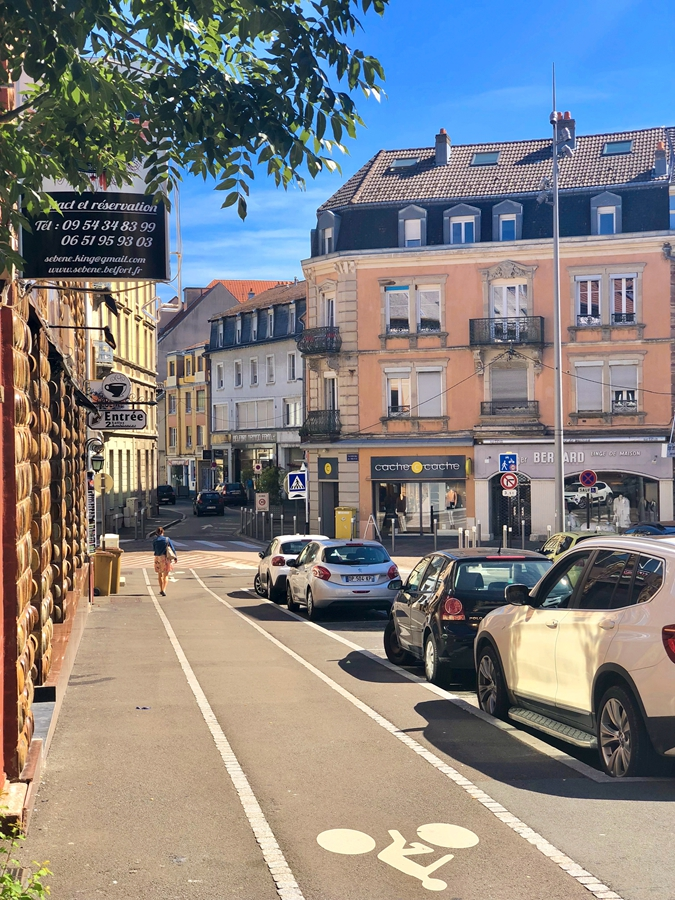
#> input picture 1.jpg, 675 x 900 px
$ jupyter execute '36 opencv 图片修补.ipynb'
#> lines starting #> are read from the running program, lines starting #| are printed output that depends on the picture; after the words box and inside, x2 and y2 are one past the last pixel; in counts of white or black regions, pixels touching at a corner belong together
[cell 1]
import cv2
import numpy as np
img = cv2.imread('1.jpg',1)
#> img is the input picture: shape (900, 675, 3); mean B, G, R 130, 129.9, 131.7
for i in range(200,300):
    img[i,196] = (255,255,255)
    img[i,197] = (0,0,0)
    img[i,198] = (128,128,128)
    img[i,199] = (255,255,255)
    img[i,200] = (0,0,0)
    img[i,201] = (128,128,128)
    img[i,202] = (255,255,255)
    img[i,203] = (0,0,0)
    img[i,204] = (128,128,128)
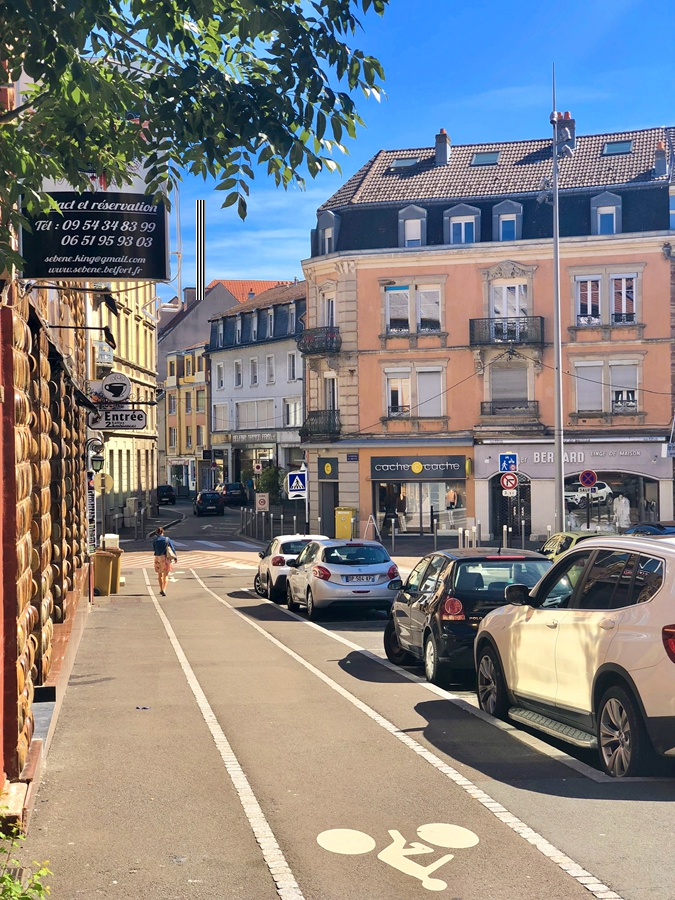
#> img: shape (900, 675, 3); 0.15% of pixels changed, all inside (x1, y1, x2, y2) = (196, 200, 205, 300)
for i in range(150,250):
    img[246,i] = (255,255,255)
    img[247,i] = (0,0,0)
    img[248,i] = (128,128,128)
    img[249,i] = (255,255,255)
    img[250,i] = (0,0,0)
    img[251,i] = (128,128,128)
    img[252,i] = (255,255,255)
    img[253,i] = (0,0,0)
    img[254,i] = (128,128,128)
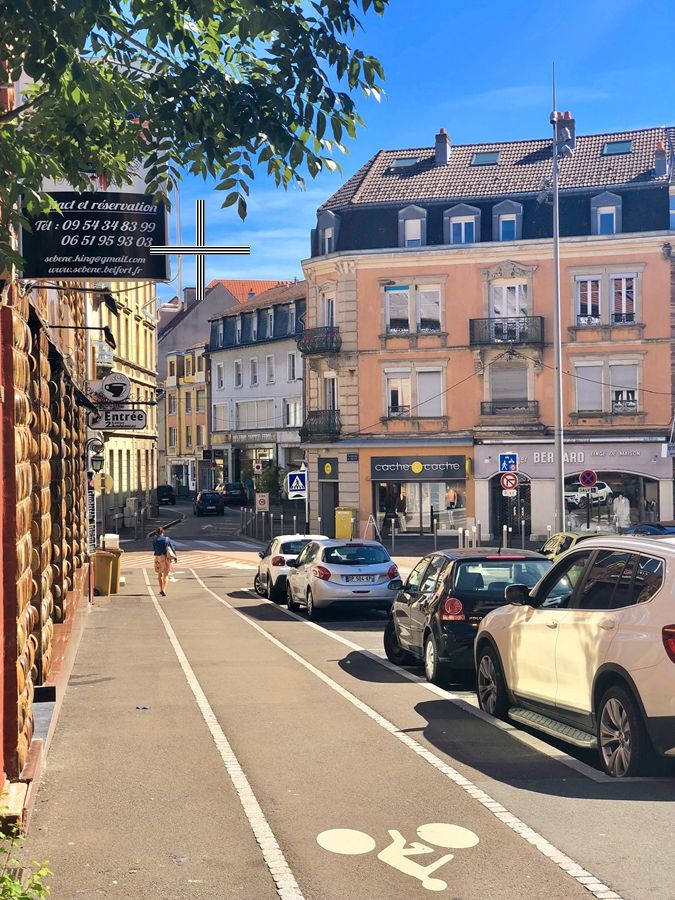
#> img: shape (900, 675, 3); 0.14% of pixels changed, all inside (x1, y1, x2, y2) = (150, 246, 250, 255)
cv2.imwrite('damaged.jpg',img)
cv2.imshow('damaged',img)
cv2.waitKey(0)

[cell 2]
import cv2
import numpy as np
img = cv2.imread('damaged.jpg',1)
imgInfo = img.shape
#> imgInfo = (900, 675, 3)
height = imgInfo[0]
#> height = 900
width = imgInfo[1]
#> width = 675
paint = np.zeros((height,width,1),np.uint8)
for i in range(200,300):
    for j in range(190,210):
        paint[i,j] = 255
for i in range(150,250):
    for j in range(240,260):
        paint[j,i] = 255
repaired = cv2.inpaint(img,paint,3,cv2.INPAINT_NS)
cv2.imshow('paint',paint)
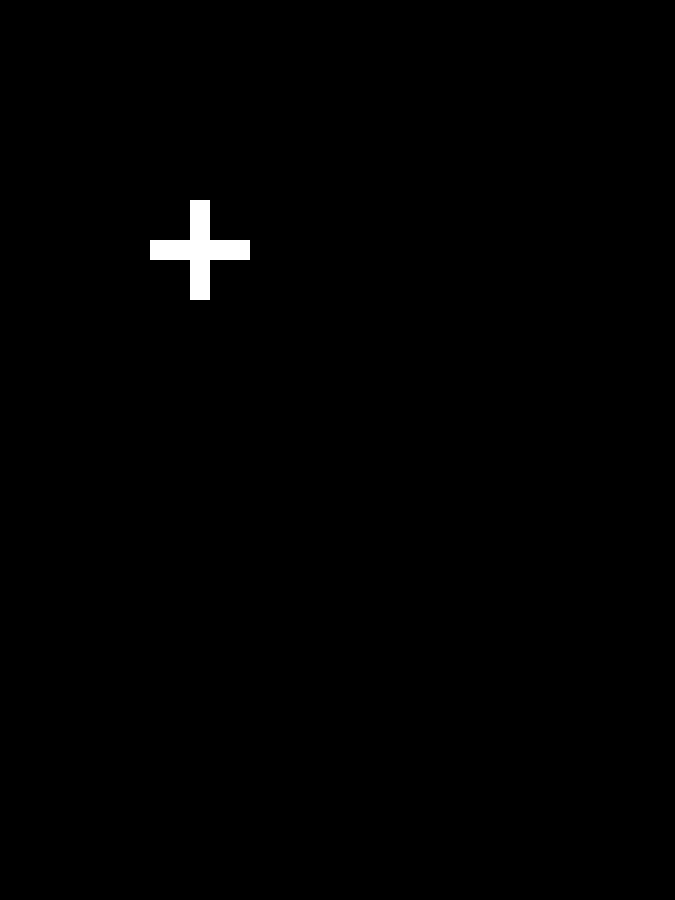
#> window 'paint': shape (900, 675, 1); 0.59% white; 1 white region, box (x1, y1, x2, y2) and area: (150, 200, 250, 300) 3600
cv2.imshow('repaired',repaired)
cv2.waitKey(0)
